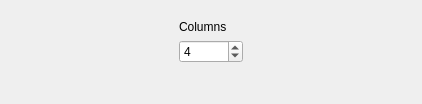
<?xml version="1.0" encoding="UTF-8"?>
<ui version="4.0">
 <class>SensorMonitorsContainer</class>
 <widget class="QewSimpleDialog" name="SensorMonitorsContainer">
  <property name="geometry">
   <rect>
    <x>0</x>
    <y>0</y>
    <width>422</width>
    <height>104</height>
   </rect>
  </property>
  <property name="sizePolicy">
   <sizepolicy hsizetype="Expanding" vsizetype="Expanding">
    <horstretch>0</horstretch>
    <verstretch>0</verstretch>
   </sizepolicy>
  </property>
  <property name="windowTitle">
   <string>Form</string>
  </property>
  <property name="containerName">
   <cstring>QewContainerFrame</cstring>
  </property>
  <layout class="QVBoxLayout" name="verticalLayout_2">
   <item>
    <widget class="QFrame" name="QewContainerFrame">
     <property name="frameShape">
      <enum>QFrame::NoFrame</enum>
     </property>
     <property name="frameShadow">
      <enum>QFrame::Raised</enum>
     </property>
     <layout class="QVBoxLayout" name="verticalLayout_3">
      <item>
       <layout class="QHBoxLayout" name="horizontalLayout">
        <item>
         <layout class="QGridLayout" name="containerLayoutMonitors"/>
        </item>
        <item>
         <layout class="QVBoxLayout" name="verticalLayout">
          <property name="sizeConstraint">
           <enum>QLayout::SetDefaultConstraint</enum>
          </property>
          <item>
           <widget class="QLabel" name="label">
            <property name="sizePolicy">
             <sizepolicy hsizetype="Minimum" vsizetype="Preferred">
              <horstretch>0</horstretch>
              <verstretch>0</verstretch>
             </sizepolicy>
            </property>
            <property name="maximumSize">
             <size>
              <width>100</width>
              <height>30</height>
             </size>
            </property>
            <property name="text">
             <string>Columns</string>
            </property>
           </widget>
          </item>
          <item>
           <widget class="QSpinBox" name="columnsSpinBox">
            <property name="maximumSize">
             <size>
              <width>64</width>
              <height>25</height>
             </size>
            </property>
            <property name="minimum">
             <number>1</number>
            </property>
            <property name="maximum">
             <number>20</number>
            </property>
            <property name="value">
             <number>4</number>
            </property>
           </widget>
          </item>
          <item>
           <spacer name="verticalSpacer">
            <property name="orientation">
             <enum>Qt::Vertical</enum>
            </property>
            <property name="sizeType">
             <enum>QSizePolicy::MinimumExpanding</enum>
            </property>
            <property name="sizeHint" stdset="0">
             <size>
              <width>20</width>
              <height>5</height>
             </size>
            </property>
           </spacer>
          </item>
         </layout>
        </item>
       </layout>
      </item>
     </layout>
    </widget>
   </item>
  </layout>
 </widget>
 <customwidgets>
  <customwidget>
   <class>QewExtensibleDialog</class>
   <extends>QDialog</extends>
   <header>qewextensibledialog.h</header>
   <container>1</container>
  </customwidget>
  <customwidget>
   <class>QewSimpleDialog</class>
   <extends>QewExtensibleDialog</extends>
   <header>qewsimpledialog.h</header>
   <container>1</container>
  </customwidget>
 </customwidgets>
 <resources/>
 <connections/>
</ui>
